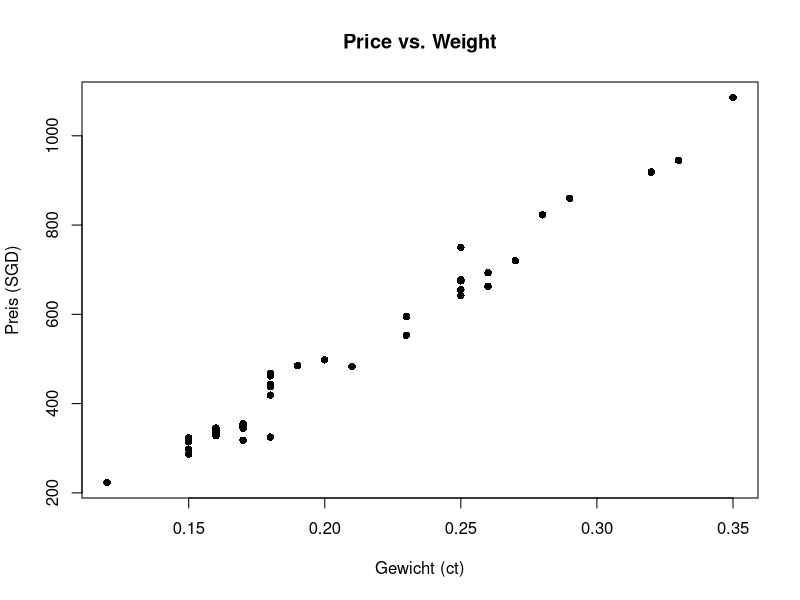
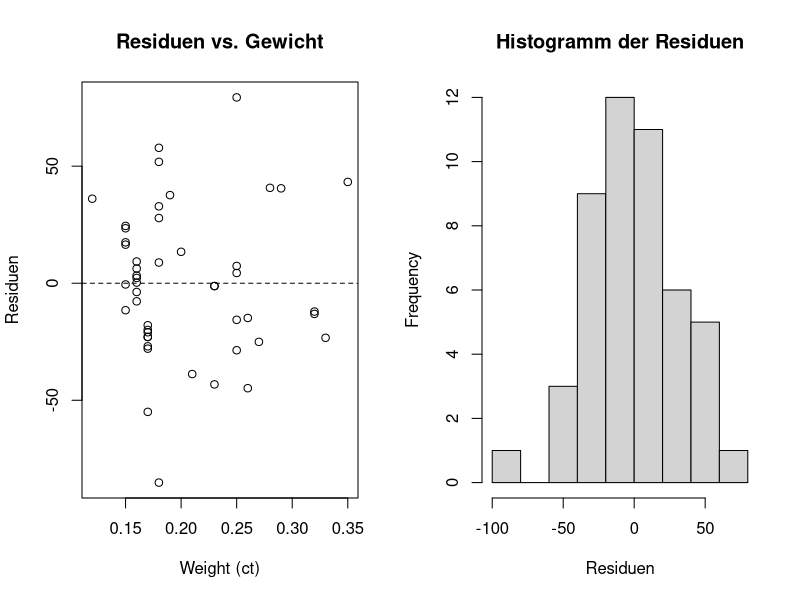
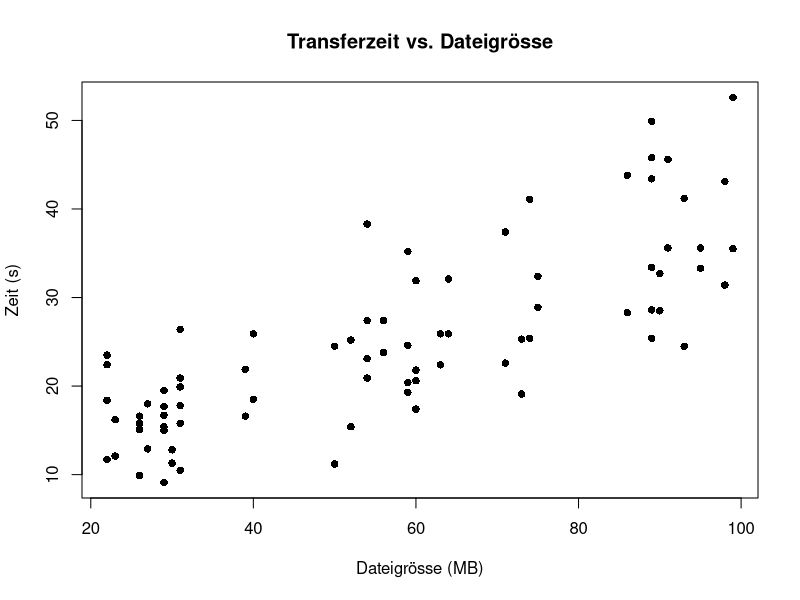
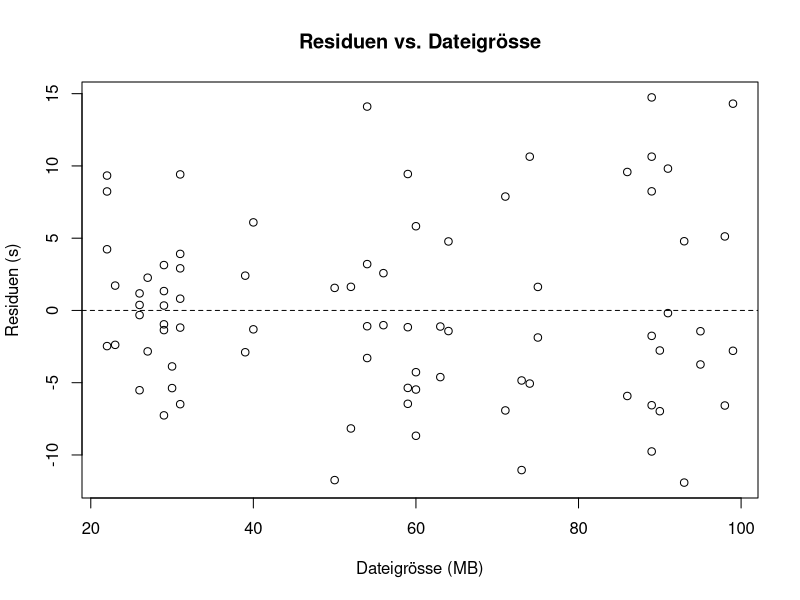
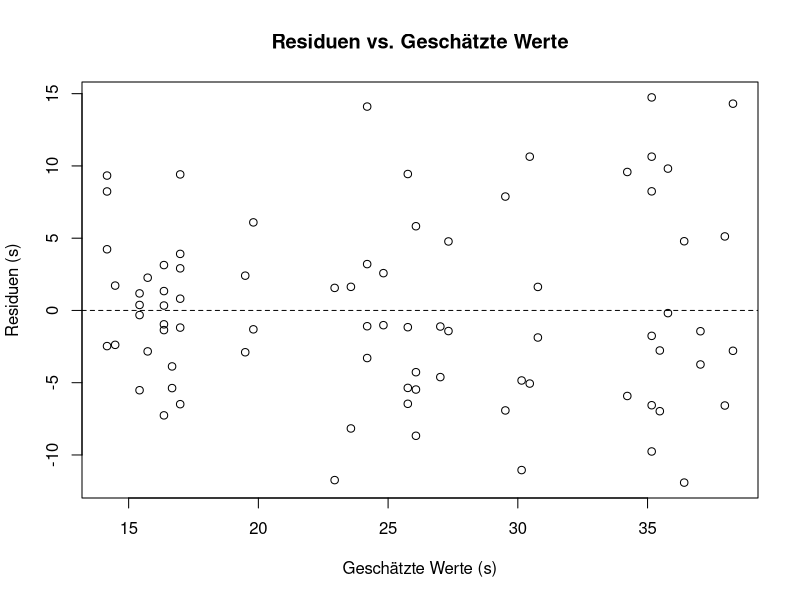
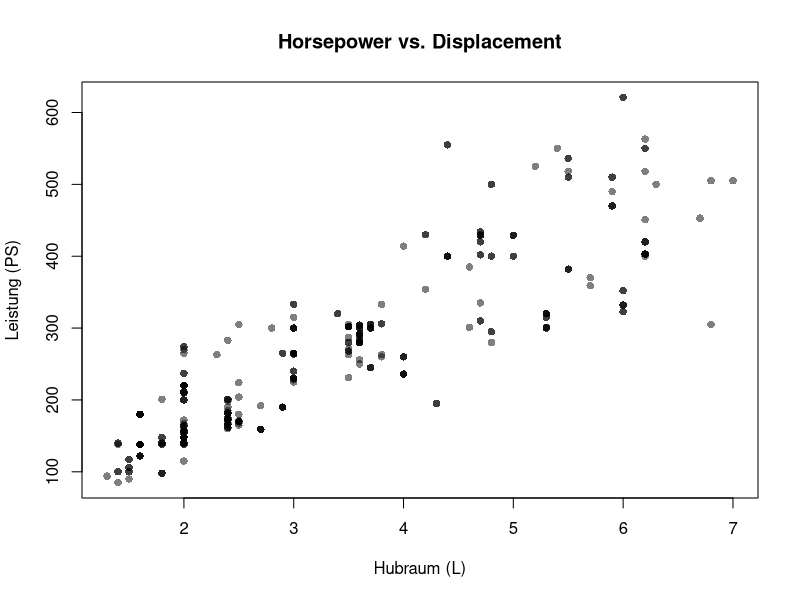

The R source for these figures, in order:
# WDDA FS 2025: Lösungen für Aufgabenserie 5
# Dieses Skript enthält die R-Code-Lösungen für die Aufgabenserie 5

# Benötigte Pakete laden
library(readxl)
library(dplyr)
# library(ggplot2) # Nicht benötigt, wir verwenden native R-Plotting-Funktionen





# ============================================================================
# Aufgabe 1: Advertising–Datensatz (TV → Sales)
# ============================================================================
# Daten einlesen
adv <- read_excel("data/WDDA_05.xlsx", sheet = "Advertising")
head(adv)

# RSS für jede Gerade berechnen
tv    <- adv$TV
sales <- adv$sales

# Mögliche Geraden (aus Aufgabenstellung)
kandidaten <- list(
  a = c(intercept = 7.1, slope = 0.049),
  b = c(intercept = 6.8, slope = 0.048),
  c = c(intercept = 7.0, slope = 0.045),
  d = c(intercept = 7.3, slope = 0.041)
)

# RSS für eine einzelne Gerade berechnen
pred <- 7.1 + 0.049 * tv
rss_a <- sum((sales - pred)^2)

pred <- 6.8 + 0.048 * tv
rss_b <- sum((sales - pred)^2)


# RSS für jede Gerade
rss <- sapply(kandidaten, function(par) {
  pred  <- par["intercept"] + par["slope"] * tv
  sum((sales - pred)^2)
})
print(rss)

# Beste Gerade: (b) mit Intercept = 6.8, Steigung = 0.048





# ============================================================================
# Aufgabe 2: Diamond Rings (Price ~ Weight)
# ============================================================================
# Daten einlesen
diamonds <- read_excel("data/WDDA_05.xlsx", sheet = "Diamonds Rings") %>%
  rename(weight = `Weight (carats)`,
         price  = `Price (Singapore dollars)`)
head(diamonds)

# Streudiagramm
plot(diamonds$weight, diamonds$price, 
     main = "Price vs. Weight", 
     xlab = "Gewicht (ct)", ylab = "Preis (SGD)",
     pch = 16)

# Lineares Modell schätzen
mod_dr <- lm(price ~ weight, data = diamonds)
summary(mod_dr)
# Intercept ≈ -259.63: theoretischer Preis bei 0 ct (nicht sinnvoll)
# Steigung ≈ 3721.02: Mehrpreis von SGD 3721.02 pro zusätzlichem Karat

# R², RSE, RSS, TSS berechnen
resid_dr <- resid(mod_dr)
rss_dr   <- sum(resid_dr^2)
tss_dr   <- sum((diamonds$price - mean(diamonds$price))^2)
rse_dr   <- sqrt(rss_dr / df.residual(mod_dr))
r2_dr    <- summary(mod_dr)$r.squared

cat("R^2 =", round(r2_dr, 4), "\n")
cat("RSE =", round(rse_dr, 2), "SGD\n")
cat("RSS =", round(rss_dr, 0), "SGD^2\n")
cat("TSS =", round(tss_dr, 0), "SGD^2\n")

# Preisunterschied für 0.25 → 0.35 ct
preisdiff <- coef(mod_dr)["weight"] * (0.35 - 0.25)
cat("Geschätzter Unterschied:", round(preisdiff, 1), "SGD\n")

# Modell in CHF umrechnen (1 SGD = 0.68 CHF)
b0_chf <- coef(mod_dr)["(Intercept)"] * 0.68
b1_chf <- coef(mod_dr)["weight"] * 0.68
cat("Preismodell (CHF): ŷ =", round(b0_chf,1), "+", round(b1_chf,1), "× weight\n")

# Schnäppchen-Check für 0.18 ct und SGD 325
pred_018 <- predict(mod_dr, newdata = data.frame(weight = 0.18))
ci <- predict(mod_dr, newdata = data.frame(weight = 0.18),
              interval = "prediction", level = 0.95)
cat("Prognose für 0.18 ct:", round(pred_018,1), "SGD\n")
cat("95% Prognose-Intervall: [", round(ci[,"lwr"],1), ",", round(ci[,"upr"],1), "] SGD\n")

# Residuen analysieren
resid_dr <- resid(mod_dr)
mean_resid <- mean(resid_dr)
sd_resid   <- sd(resid_dr)

# Residuen-Plots
par(mfrow = c(1,2))
plot(diamonds$weight, resid_dr,
     main = "Residuen vs. Gewicht", xlab = "Weight (ct)", ylab = "Residuen")
abline(h = 0, lty = 2)
hist(resid_dr, main = "Histogramm der Residuen",
     xlab = "Residuen")

par(mfrow = c(1,1))
cat("Residuen-Mittelwert:", round(mean_resid,2), "\n")
cat("Residuen-SD:", round(sd_resid,2), "SGD\n")





# ============================================================================
# Aufgabe 3: Netzwerk-Performance (Download)
# ============================================================================
# Daten einlesen
dl <- read_excel("data/WDDA_05.xlsx", sheet = "Download") %>%
  rename(time_sec = `Transfer Time (sec)`,
         size_mb  = `File Size (MB)`)
head(dl)

# Streudiagramm
plot(dl$size_mb, dl$time_sec, 
     main = "Transferzeit vs. Dateigrösse",
     xlab = "Dateigrösse (MB)", ylab = "Zeit (s)",
     pch = 16)

# Lineares Modell
mod_dl <- lm(time_sec ~ size_mb, data = dl)
summary(mod_dl)
# Intercept ≈ 7.27 s: Startlatenz im Netzwerk
# Steigung ≈ 0.3133 s/MB: zusätzliche Zeit pro MB

# Kennzahlen berechnen
resid_dl <- resid(mod_dl)
rss_dl   <- sum(resid_dl^2)
tss_dl   <- sum((dl$time_sec - mean(dl$time_sec))^2)
rse_dl   <- sqrt(rss_dl / df.residual(mod_dl))
r2_dl    <- summary(mod_dl)$r.squared

cat("R^2 =", round(r2_dl,4), "\n")
cat("RSE =", round(rse_dl,2), "s\n")
cat("RSS =", round(rss_dl,0), "s²\n")
cat("TSS =", round(tss_dl,0), "s²\n")

# Zeitdifferenz 50 → 60 MB
time_diff <- coef(mod_dl)["size_mb"] * 10
cat("Geschätzter Unterschied:", round(time_diff,2), "s\n")

# Modell in Minuten & Kilobyte
# Zeit in Minuten: time_min = 7.2747/60 + 0.3133/60 × size_MB = 0.1212 + 0.005222 × size_MB
# In Kilobyte: time_min = 0.1212 + 5.22×10^-6 × size_KB

# Residuen vs. Grösse
plot(dl$size_mb, resid_dl,
     main = "Residuen vs. Dateigrösse",
     xlab = "Dateigrösse (MB)", ylab = "Residuen (s)")
abline(h = 0, lty = 2)

# Residuen vs. geschätzte Werte
plot(fitted(mod_dl), resid_dl,
     main = "Residuen vs. Geschätzte Werte",
     xlab = "Geschätzte Werte (s)", ylab = "Residuen (s)")
abline(h = 0, lty = 2)

# Datenmenge in 15 Sekunden
pred_size_15 <- (15 - coef(mod_dl)["(Intercept)"]) / coef(mod_dl)["size_mb"]
cat("In 15 s übertragbar:", round(pred_size_15,2), "MB\n")





# ============================================================================
# Aufgabe 4: Cars – Displacement vs. Horsepower
# ============================================================================
# Daten einlesen
cars <- read_excel("data/WDDA_05.xlsx", sheet = "Cars") %>%
  rename(displacement = `Displacement (liters)`,
         horsepower   = Horsepower)
head(cars)

# Streudiagramm
plot(cars$displacement, cars$horsepower, 
     main = "Horsepower vs. Displacement",
     xlab = "Hubraum (L)", ylab = "Leistung (PS)",
     pch = 16, col = rgb(0,0,0,0.5))

# Lineares Modell
mod_cars <- lm(horsepower ~ displacement, data = cars)
summary(mod_cars)
# Intercept ≈ 34.19 PS: Grundleistung bei 0 L (nicht realistisch)
# Steigung ≈ 69.20 PS/L: zusätzliche Leistung pro Liter

# R² & RSE
resid_c <- resid(mod_cars)
rss_c   <- sum(resid_c^2)
tss_c   <- sum((cars$horsepower - mean(cars$horsepower))^2)
rse_c   <- sqrt(rss_c / df.residual(mod_cars))
r2_c    <- summary(mod_cars)$r.squared

cat("R^2 =", round(r2_c,4), "\n")
cat("RSE =", round(rse_c,2), "PS\n")

# Mehrleistung für +0.5 L
delta_hp <- coef(mod_cars)["displacement"] * 0.5
cat("Geschätzte Mehrleistung:", round(delta_hp,1), "PS\n")

# Residuum für 3 L/333 PS
pred_3L <- predict(mod_cars, newdata = data.frame(displacement = 3))
resid_3L <- 333 - pred_3L
cat("Residual (333 PS bei 3 L):", round(resid_3L,2), "PS\n")

# Konfidenzintervall für mittlere Leistung bei 3 L
cars3 <- filter(cars, displacement == 3)
t.test(cars3$horsepower)$conf.int

# Wiederholung für 2 L und 6.2 L
for(d in c(2, 6.2)) {
  subset <- filter(cars, displacement == d)
  ci     <- t.test(subset$horsepower)$conf.int
  cat("\nDisplacement =", d, "L:\n")
  cat("  95% CI:", round(ci[1],1), "–", round(ci[2],1), "PS\n")
  pred   <- predict(mod_cars, newdata = data.frame(displacement = d))
  cat("  Modell-Prediction:", round(pred,1), "PS\n")
}
